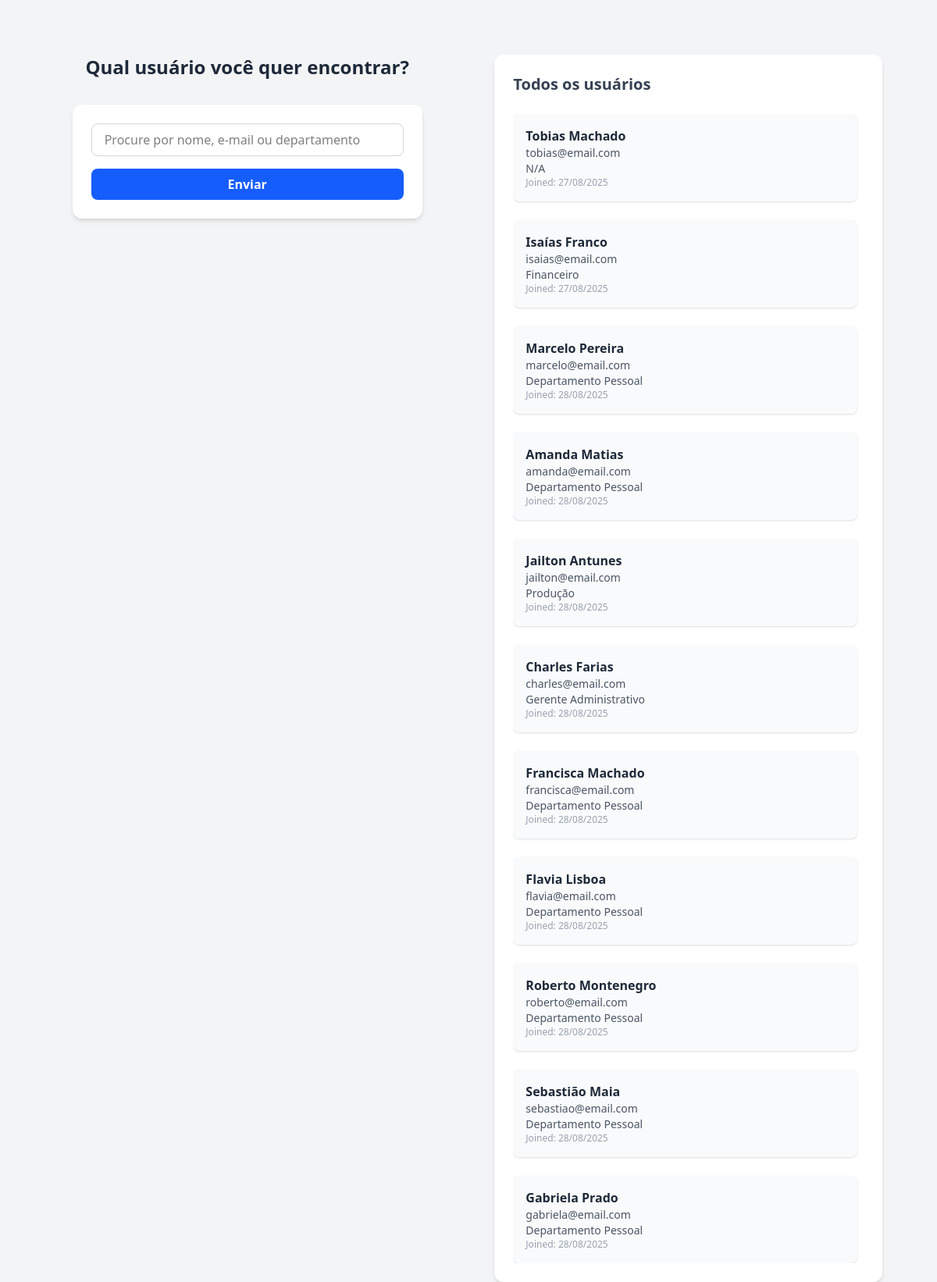
The page / on the database its author committed.
### core/models.py (models this page shows, shortened)
class MainUser(AbstractUser):
    departamento = models.CharField(max_length=256, blank=True, null=True)

### core/views.py (the view, shortened to what this page needs)
# urls.py: path('', views.home, name='home')
def home(request):
    query = request.GET.get('search', '')
    all_users = MainUser.objects.all()
    filtered_users = None
    return render(request, 'core/home.html', {
        'filtered_users': filtered_users,
        'all_users': all_users,
        'query': query
    })

### core/templates/core/home.html (shortened to what this page needs)
{% load static %}
<!DOCTYPE html>
<html>
  <head>
    <link rel="stylesheet" href="{% static 'css/output.css' %}" />
  </head>
  <body
    class="bg-gray-100 w-screen h-screen p-[70px] overflow-hidden flex justify-center items-start"
  >
    <div class="flex gap-[70px] w-[calc(100vw-140px)] h-[calc(100vh-140px)]">
      <div class="flex flex-col w-[50%] h-full">
        <div class="w-full max-w-md mx-auto flex-shrink-0">
          <h2 class="text-2xl font-bold mb-8 text-gray-800 text-center">
            Qual usuário você quer encontrar?
          </h2>
          <div class="w-full bg-white shadow-md rounded-xl p-6">
            <form action="" method="GET" class="flex flex-col space-y-4">
              <input
                type="text"
                name="search"
                value="{{ query }}"
                placeholder="Procure por nome, e-mail ou departamento"
                class="w-full px-4 py-2 border border-gray-300 rounded-lg focus:ring-2 focus:ring-blue-500 focus:outline-none"
              />
              <input
                type="submit"
                value="Enviar"
                class="w-full bg-blue-600 text-white font-semibold py-2 rounded-lg hover:bg-blue-700 cursor-pointer transition-colors"
              />
            </form>
          </div>
        </div>
      </div>
      <div
        class="flex flex-col w-[50%] h-full bg-white shadow-md rounded-xl p-6"
      >
        <h3 class="text-xl font-semibold mb-6 text-gray-700 flex-shrink-0">
          Todos os usuários
        </h3>
        <div class="grid grid-cols-1 gap-6 overflow-y-auto flex-1 pr-2">
          {% for all in all_users %} {% if not all.is_superuser %}
          <div
            class="bg-gray-50 shadow-sm rounded-lg p-4 hover:shadow-md transition-shadow"
          >
            <p class="font-semibold text-gray-800">{{ all.get_full_name }}</p>
            <p class="text-gray-600 text-sm">{{ all.email }}</p>
            <p class="text-gray-600 text-sm">
              {{ all.departamento|default:'N/A' }}
            </p>
            <p class="text-gray-400 text-xs">
              Joined: {{ all.date_joined|date:"d/m/Y" }}
            </p>
          </div>
          {% endif %} {% endfor %}
        </div>
      </div>
    </div>
  </body>
</html>

### rows shown on the page
MainUser: get_full_name "Tobias Machado", email "tobias@email.com", departamento "N/A", date_joined "27/08/2025"
MainUser: get_full_name "Isaías Franco", email "isaias@email.com", departamento "Financeiro", date_joined "27/08/2025"
MainUser: get_full_name "Marcelo Pereira", email "marcelo@email.com", departamento "Departamento Pessoal", date_joined "28/08/2025"
MainUser: get_full_name "Amanda Matias", email "amanda@email.com", departamento "Departamento Pessoal", date_joined "28/08/2025"
MainUser: get_full_name "Jailton Antunes", email "jailton@email.com", departamento "Produção", date_joined "28/08/2025"
MainUser: get_full_name "Charles Farias", email "charles@email.com", departamento "Gerente Administrativo", date_joined "28/08/2025"
MainUser: get_full_name "Francisca Machado", email "francisca@email.com", departamento "Departamento Pessoal", date_joined "28/08/2025"
MainUser: get_full_name "Flavia Lisboa", email "flavia@email.com", departamento "Departamento Pessoal", date_joined "28/08/2025"
MainUser: get_full_name "Roberto Montenegro", email "roberto@email.com", departamento "Departamento Pessoal", date_joined "28/08/2025"
MainUser: get_full_name "Sebastião Maia", email "sebastiao@email.com", departamento "Departamento Pessoal", date_joined "28/08/2025"
MainUser: get_full_name "Gabriela Prado", email "gabriela@email.com", departamento "Departamento Pessoal", date_joined "28/08/2025"
